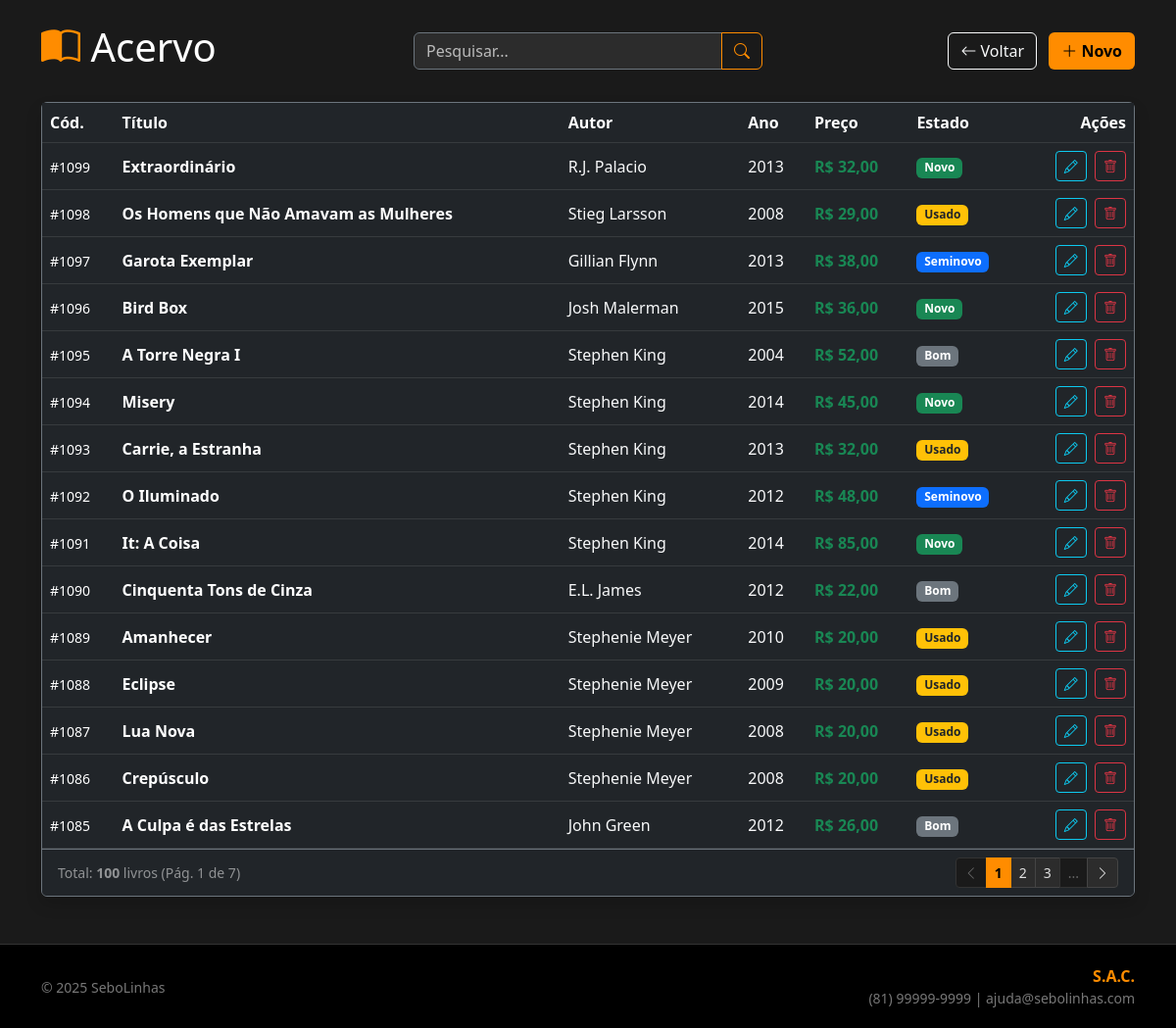
Page /modulos/livros/acervo.php (signed in) on the committed database.
### tables this page shows
CREATE TABLE LIVRO (
    CD_LIVRO INT AUTO_INCREMENT PRIMARY KEY,
    TITULO VARCHAR(150) NOT NULL,
    ANO INT NOT NULL,
    AUTOR VARCHAR(100) NOT NULL,
    ESTADO VARCHAR(20) NOT NULL,
    PRECO DECIMAL(10,2) NOT NULL DEFAULT 0.00,
    CD_FUNCIONARIO INT,
    FOREIGN KEY (CD_FUNCIONARIO) REFERENCES FUNCIONARIO(CD_FUNCIONARIO)
) AUTO_INCREMENT=1000;

### modulos/livros/acervo.php (the view, shortened to what this page needs)
<?php
require_once '../../config/conexao.php';
$niveis_admin = ['Gerente', 'Admin', 'Administrador'];
$itens_por_pagina = 15;
$pagina_atual = filter_input(INPUT_GET, 'pagina', FILTER_VALIDATE_INT) ?? 1;
$busca = filter_input(INPUT_GET, 'busca', FILTER_SANITIZE_SPECIAL_CHARS);
$termo = "%" . $busca . "%";
try {
    if (!empty($busca)) {
        $sql_count = "SELECT COUNT(*) as total FROM LIVRO WHERE CD_LIVRO LIKE :t OR TITULO LIKE :t OR AUTOR LIKE :t OR ESTADO LIKE :t OR ANO LIKE :t";
        $stmt_count = $pdo->prepare($sql_count);
        $stmt_count->bindValue(':t', $termo);
    } else {
        $sql_count = "SELECT COUNT(*) as total FROM LIVRO";
        $stmt_count = $pdo->prepare($sql_count);
    }
    $stmt_count->execute();
    $total_registros = $stmt_count->fetch()['total'];
    $total_paginas = ceil($total_registros / $itens_por_pagina);
    $offset = ($pagina_atual - 1) * $itens_por_pagina;
    if (!empty($busca)) {
        $sql = "SELECT * FROM LIVRO WHERE CD_LIVRO LIKE :t OR TITULO LIKE :t OR AUTOR LIKE :t OR ESTADO LIKE :t OR ANO LIKE :t ORDER BY TITULO ASC LIMIT :lim OFFSET :off";
        $stmt = $pdo->prepare($sql);
        $stmt->bindValue(':t', $termo);
    } else {
        $sql = "SELECT * FROM LIVRO ORDER BY CD_LIVRO DESC LIMIT :lim OFFSET :off";
        $stmt = $pdo->prepare($sql);
    }
    $stmt->bindValue(':lim', $itens_por_pagina, PDO::PARAM_INT);
    $stmt->bindValue(':off', $offset, PDO::PARAM_INT);
    $stmt->execute();
    $livros = $stmt->fetchAll();
} catch (PDOException $e) {
    $livros = [];
    $erro_msg = "Erro no sistema: " . $e->getMessage();
}
include '../../includes/header.php';
?>
<div class="row mb-4 align-items-center">
    <div class="col-md-4">
        <h2 class="text-white display-6">
            <i class="bi bi-book-half text-orange"></i> Acervo
        </h2>
    </div>
    <div class="col-md-4">
        <form method="GET" action="" class="d-flex">
            <div class="input-group">
                <input type="text" name="busca" class="form-control bg-dark text-white border-secondary" placeholder="Pesquisar..." value="<?= $busca; ?>">
                <button class="btn btn-outline-orange" type="submit">
                    <i class="bi bi-search"></i>
                </button>
            </div>
        </form>
    </div>
    <div class="col-md-4 text-end">
        <a href="../../index.php" class="btn btn-outline-light me-2"><i class="bi bi-arrow-left"></i> Voltar</a>
        <?php if (isset($_SESSION['usuario_id'])): ?>
            <button type="button" class="btn bg-orange fw-bold" data-bs-toggle="modal" data-bs-target="#modalNovoLivro">
                <i class="bi bi-plus-lg"></i> Novo
            </button>
        <?php endif; ?>
    </div>
</div>
<div class="card bg-dark border-secondary shadow">
    <div class="card-body p-0">
        <div class="table-responsive">
            <table class="table table-dark table-hover mb-0 align-middle">
                <thead>
                    <tr class="text-orange">
                        <th>Cód.</th>
                        <th>Título</th>
                        <th>Autor</th>
                        <th>Ano</th>
                        <th>Preço</th>
                        <th>Estado</th>
                        <th class="text-end">Ações</th>
                    </tr>
                </thead>
                <tbody>
                    <?php if (count($livros) > 0): ?>
                        <?php
                        $cores_estado = [
                            'Novo' => 'bg-success',
                            'Seminovo' => 'bg-primary',
                            'Usado' => 'bg-warning text-dark',
                            'Velho' => 'bg-danger'
                        ];
                        foreach ($livros as $livro):
                            $badge_cor = $cores_estado[$livro['ESTADO']] ?? 'bg-secondary';
                        ?>
                            <tr>
                                <td><small class="text-white small">#<?= $livro['CD_LIVRO']; ?></small></td>
                                <td class="fw-bold text-white"><?= $livro['TITULO']; ?></td>
                                <td class="text-light"><?= $livro['AUTOR']; ?></td>
                                <td class="text-light"><?= $livro['ANO']; ?></td>
                                <td class="text-success fw-bold">R$ <?= number_format($livro['PRECO'], 2, ',', '.'); ?></td>
                                <td><span class="badge <?= $badge_cor; ?>"><?= $livro['ESTADO']; ?></span></td>
                                <td class="text-end">
                                    <?php
                                    if (isset($_SESSION['usuario_nivel']) && in_array($_SESSION['usuario_nivel'], $niveis_admin)):
                                    ?>
                                        <a href="editar.php?id=<?= $livro['CD_LIVRO']; ?>" class="btn btn-sm btn-outline-info me-1">
                                            <i class="bi bi-pencil"></i>
                                        </a>
                                        <button type="button" class="btn btn-sm btn-outline-danger" data-bs-toggle="modal" data-bs-target="#modalExcluir" data-id="<?= $livro['CD_LIVRO']; ?>" data-titulo="<?= $livro['TITULO']; ?>">
                                            <i class="bi bi-trash"></i>
                                        </button>
                                    <?php else: ?>
                                        <span class="text-muted small" title="Apenas Admin pode alterar"><i class="bi bi-lock-fill"></i></span>
                                    <?php endif; ?>
                                </td>
                            </tr>
                        <?php endforeach; ?>
                    <?php endif; ?>
                </tbody>
            </table>
        </div>
    </div>
    <div class="card-footer bg-dark border-secondary d-flex justify-content-between align-items-center">
        <small class="text-white-50">
            Total: <strong><?= $total_registros; ?></strong> livros (Pág. <?= $pagina_atual; ?> de <?= $total_paginas > 0 ? $total_paginas : 1; ?>)
        </small>
        <?php if ($total_paginas > 1): ?>
        <nav aria-label="Navegação">
            <ul class="pagination pagination-sm mb-0">
                <li class="page-item <?= ($pagina_atual <= 1) ? 'disabled' : ''; ?>">
                    <a class="page-link" href="?pagina=<?= $pagina_atual - 1; ?>&busca=<?= $busca; ?>"><i class="bi bi-chevron-left"></i></a>
                </li>
                <?php
                $inicio = max(1, $pagina_atual - 2);
                $fim = min($total_paginas, $pagina_atual + 2);
                for ($i = $inicio; $i <= $fim; $i++):
                ?>
                    <li class="page-item <?= ($pagina_atual == $i) ? 'active' : ''; ?>">
                        <a class="page-link" href="?pagina=<?= $i; ?>&busca=<?= $busca; ?>"><?= $i; ?></a>
                    </li>
                <?php endfor; ?>
                <?php if($fim < $total_paginas) echo '<li class="page-item disabled"><span class="page-link">...</span></li>'; ?>
                <li class="page-item <?= ($pagina_atual >= $total_paginas) ? 'disabled' : ''; ?>">
                    <a class="page-link" href="?pagina=<?= $pagina_atual + 1; ?>&busca=<?= $busca; ?>"><i class="bi bi-chevron-right"></i></a>
                </li>
            </ul>
        </nav>
        <?php endif; ?>
    </div>
</div>
<?php include '../../includes/footer.php'; ?>

### css/custom.css (style rules this page uses)
:root { --primary-color: #ff8c00; --primary-hover: #e67e22; --bg-body: #1a1a1a; --bg-card: #2c2c2c; --bg-input: #222222; --text-main: #e0e0e0; --text-muted: #bbbbbb; --border-color: #444444; }
body { background-color: var(--bg-body); color: var(--text-main); min-height: 100vh; display: flex; flex-direction: column; }
.text-orange { color: var(--primary-color) !important; }
.bg-orange { background-color: var(--primary-color) !important; color: #000; }
.btn-outline-orange { color: var(--primary-color); border-color: var(--primary-color); background-color: transparent; transition: all 0.3s ease; }
.pagination .page-link { background-color: var(--bg-card); border-color: var(--border-color); color: var(--text-main); }
.pagination .page-item.active .page-link { background-color: var(--primary-color); border-color: var(--primary-color); color: #000; font-weight: bold; }
.pagination .page-item.disabled .page-link { background-color: var(--bg-body); color: #666; border-color: #333; }
.form-control, .form-select { color: #fff !important; background-color: var(--bg-card) !important; border: 1px solid var(--border-color); }
.form-control::placeholder { color: var(--text-muted) !important; opacity: 1; }

### rows in the picture
livro: CD_LIVRO "1099", TITULO "Extraordinário", AUTOR "R.J. Palacio", ANO "2013", PRECO "32,00", ESTADO "Novo"
livro: CD_LIVRO "1098", TITULO "Os Homens que Não Amavam as Mulheres", AUTOR "Stieg Larsson", ANO "2008", PRECO "29,00", ESTADO "Usado"
livro: CD_LIVRO "1097", TITULO "Garota Exemplar", AUTOR "Gillian Flynn", ANO "2013", PRECO "38,00", ESTADO "Seminovo"
livro: CD_LIVRO "1096", TITULO "Bird Box", AUTOR "Josh Malerman", ANO "2015", PRECO "36,00", ESTADO "Novo"
livro: CD_LIVRO "1095", TITULO "A Torre Negra I", AUTOR "Stephen King", ANO "2004", PRECO "52,00", ESTADO "Bom"
livro: CD_LIVRO "1094", TITULO "Misery", AUTOR "Stephen King", ANO "2014", PRECO "45,00", ESTADO "Novo"
livro: CD_LIVRO "1093", TITULO "Carrie, a Estranha", AUTOR "Stephen King", ANO "2013", PRECO "32,00", ESTADO "Usado"
livro: CD_LIVRO "1092", TITULO "O Iluminado", AUTOR "Stephen King", ANO "2012", PRECO "48,00", ESTADO "Seminovo"
livro: CD_LIVRO "1091", TITULO "It: A Coisa", AUTOR "Stephen King", ANO "2014", PRECO "85,00", ESTADO "Novo"
livro: CD_LIVRO "1090", TITULO "Cinquenta Tons de Cinza", AUTOR "E.L. James", ANO "2012", PRECO "22,00", ESTADO "Bom"
livro: CD_LIVRO "1089", TITULO "Amanhecer", AUTOR "Stephenie Meyer", ANO "2010", PRECO "20,00", ESTADO "Usado"
livro: CD_LIVRO "1088", TITULO "Eclipse", AUTOR "Stephenie Meyer", ANO "2009", PRECO "20,00", ESTADO "Usado"
livro: CD_LIVRO "1087", TITULO "Lua Nova", AUTOR "Stephenie Meyer", ANO "2008", PRECO "20,00", ESTADO "Usado"
livro: CD_LIVRO "1086", TITULO "Crepúsculo", AUTOR "Stephenie Meyer", ANO "2008", PRECO "20,00", ESTADO "Usado"
livro: CD_LIVRO "1085", TITULO "A Culpa é das Estrelas", AUTOR "John Green", ANO "2012", PRECO "26,00", ESTADO "Bom"

### other values in the picture
$total_registros "100"
$pagina_atual "1"
$total_paginas "7"
